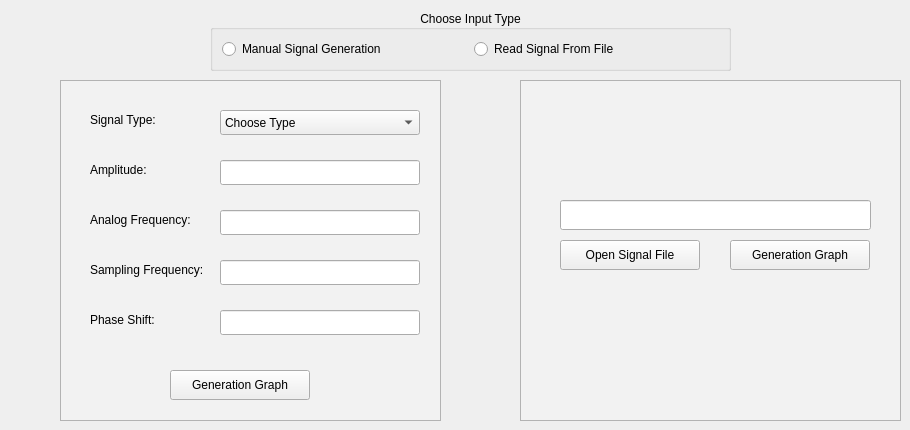
      <widget class="QWidget" name="p1_tab_1">
       <attribute name="title">
        <string>Task 1</string>
       </attribute>
       <widget class="QGroupBox" name="p1_t1_groupBox">
        <property name="geometry">
         <rect>
          <x>210</x>
          <y>10</y>
          <width>521</width>
          <height>61</height>
         </rect>
        </property>
        <property name="layoutDirection">
         <enum>Qt::LeftToRight</enum>
        </property>
        <property name="title">
         <string>Choose Input Type</string>
        </property>
        <property name="alignment">
         <set>Qt::AlignCenter</set>
        </property>
        <layout class="QHBoxLayout" name="horizontalLayout">
         <item>
          <widget class="QRadioButton" name="p1_t1_radioButton_manual">
           <property name="text">
            <string>Manual Signal Generation</string>
           </property>
          </widget>
         </item>
         <item>
          <widget class="QRadioButton" name="p1_t1_radioButton_readFile">
           <property name="text">
            <string>Read Signal From File</string>
           </property>
          </widget>
         </item>
        </layout>
       </widget>
       <widget class="QFrame" name="p1_t1_f1_manual">
        <property name="geometry">
         <rect>
          <x>60</x>
          <y>80</y>
          <width>381</width>
          <height>341</height>
         </rect>
        </property>
        <property name="styleSheet">
         <string notr="true">QFrame { 
	background: #f2f2f2;
 	border: 1px solid #b3b3b3; 
} </string>
        </property>
        <property name="frameShape">
         <enum>QFrame::StyledPanel</enum>
        </property>
        <property name="frameShadow">
         <enum>QFrame::Raised</enum>
        </property>
        <widget class="QPushButton" name="p1_t1_f1_btn_generationGraph">
         <property name="geometry">
          <rect>
           <x>110</x>
           <y>290</y>
           <width>140</width>
           <height>30</height>
          </rect>
         </property>
         <property name="text">
          <string>Generation Graph</string>
         </property>
        </widget>
        <widget class="QLabel" name="p1_t1_f1_label_">
         <property name="geometry">
          <rect>
           <x>30</x>
           <y>30</y>
           <width>120</width>
           <height>20</height>
          </rect>
         </property>
         <property name="styleSheet">
          <string notr="true">border: 0;</string>
         </property>
         <property name="text">
          <string>Signal Type:</string>
         </property>
        </widget>
        <widget class="QLabel" name="p1_t1_f1_label_1">
         <property name="geometry">
          <rect>
           <x>30</x>
           <y>80</y>
           <width>120</width>
           <height>20</height>
          </rect>
         </property>
         <property name="styleSheet">
          <string notr="true">border: 0;</string>
         </property>
         <property name="text">
          <string>Amplitude:</string>
         </property>
        </widget>
        <widget class="QLabel" name="p1_t1_f1_label_2">
         <property name="geometry">
          <rect>
           <x>30</x>
           <y>130</y>
           <width>120</width>
           <height>20</height>
          </rect>
         </property>
         <property name="styleSheet">
          <string notr="true">border: 0;</string>
         </property>
         <property name="text">
          <string>Analog Frequency:</string>
         </property>
        </widget>
        <widget class="QLabel" name="p1_t1_f1_label_3">
         <property name="geometry">
          <rect>
           <x>30</x>
           <y>180</y>
           <width>120</width>
           <height>20</height>
          </rect>
         </property>
         <property name="styleSheet">
          <string notr="true">border: 0;</string>
         </property>
         <property name="text">
          <string>Sampling Frequency:</string>
         </property>
        </widget>
        <widget class="QLabel" name="p1_t1_f1_label_4">
         <property name="geometry">
          <rect>
           <x>30</x>
           <y>230</y>
           <width>120</width>
           <height>20</height>
          </rect>
         </property>
         <property name="styleSheet">
          <string notr="true">border: 0;</string>
         </property>
         <property name="text">
          <string>Phase Shift:</string>
         </property>
        </widget>
        <widget class="QLineEdit" name="p1_t1_f1_lineEdit_amplitude">
         <property name="geometry">
          <rect>
           <x>160</x>
           <y>80</y>
           <width>200</width>
           <height>25</height>
          </rect>
         </property>
        </widget>
        <widget class="QLineEdit" name="p1_t1_f1_lineEdit_analogFrequency">
         <property name="geometry">
          <rect>
           <x>160</x>
           <y>130</y>
           <width>200</width>
           <height>25</height>
          </rect>
         </property>
        </widget>
        <widget class="QLineEdit" name="p1_t1_f1_lineEdit_samplingFrequency">
         <property name="geometry">
          <rect>
           <x>160</x>
           <y>180</y>
           <width>200</width>
           <height>25</height>
          </rect>
         </property>
        </widget>
        <widget class="QLineEdit" name="p1_t1_f1_lineEdit_phaseShift">
         <property name="geometry">
          <rect>
           <x>160</x>
           <y>230</y>
           <width>200</width>
           <height>25</height>
          </rect>
         </property>
        </widget>
        <widget class="QComboBox" name="p1_t1_f1_comboBox_signalType">
         <property name="geometry">
          <rect>
           <x>160</x>
           <y>30</y>
           <width>200</width>
           <height>25</height>
          </rect>
         </property>
         <item>
          <property name="text">
           <string>Choose Type</string>
          </property>
         </item>
         <item>
          <property name="text">
           <string>cos</string>
          </property>
         </item>
         <item>
          <property name="text">
           <string>sin</string>
          </property>
         </item>
        </widget>
       </widget>
       <widget class="QFrame" name="p1_t1_f2_readFile">
        <property name="geometry">
         <rect>
          <x>520</x>
          <y>80</y>
          <width>381</width>
          <height>341</height>
         </rect>
        </property>
        <property name="styleSheet">
         <string notr="true">QFrame { 
	background: #f2f2f2;
 	border: 1px solid #b3b3b3; 
} </string>
        </property>
        <property name="frameShape">
         <enum>QFrame::StyledPanel</enum>
        </property>
        <property name="frameShadow">
         <enum>QFrame::Raised</enum>
        </property>
        <widget class="QLineEdit" name="p1_t1_f2_flineEdit_filePath">
         <property name="geometry">
          <rect>
           <x>40</x>
           <y>120</y>
           <width>311</width>
           <height>30</height>
          </rect>
         </property>
        </widget>
        <widget class="QPushButton" name="p1_t1_f2_btn_openFile">
         <property name="geometry">
          <rect>
           <x>40</x>
           <y>160</y>
           <width>140</width>
           <height>30</height>
          </rect>
         </property>
         <property name="text">
          <string>Open Signal File</string>
         </property>
        </widget>
        <widget class="QPushButton" name="p1_t1_f2_btn_generationGraph">
         <property name="geometry">
          <rect>
           <x>210</x>
           <y>160</y>
           <width>140</width>
           <height>30</height>
          </rect>
         </property>
         <property name="text">
          <string>Generation Graph</string>
         </property>
        </widget>
       </widget>
      </widget>
